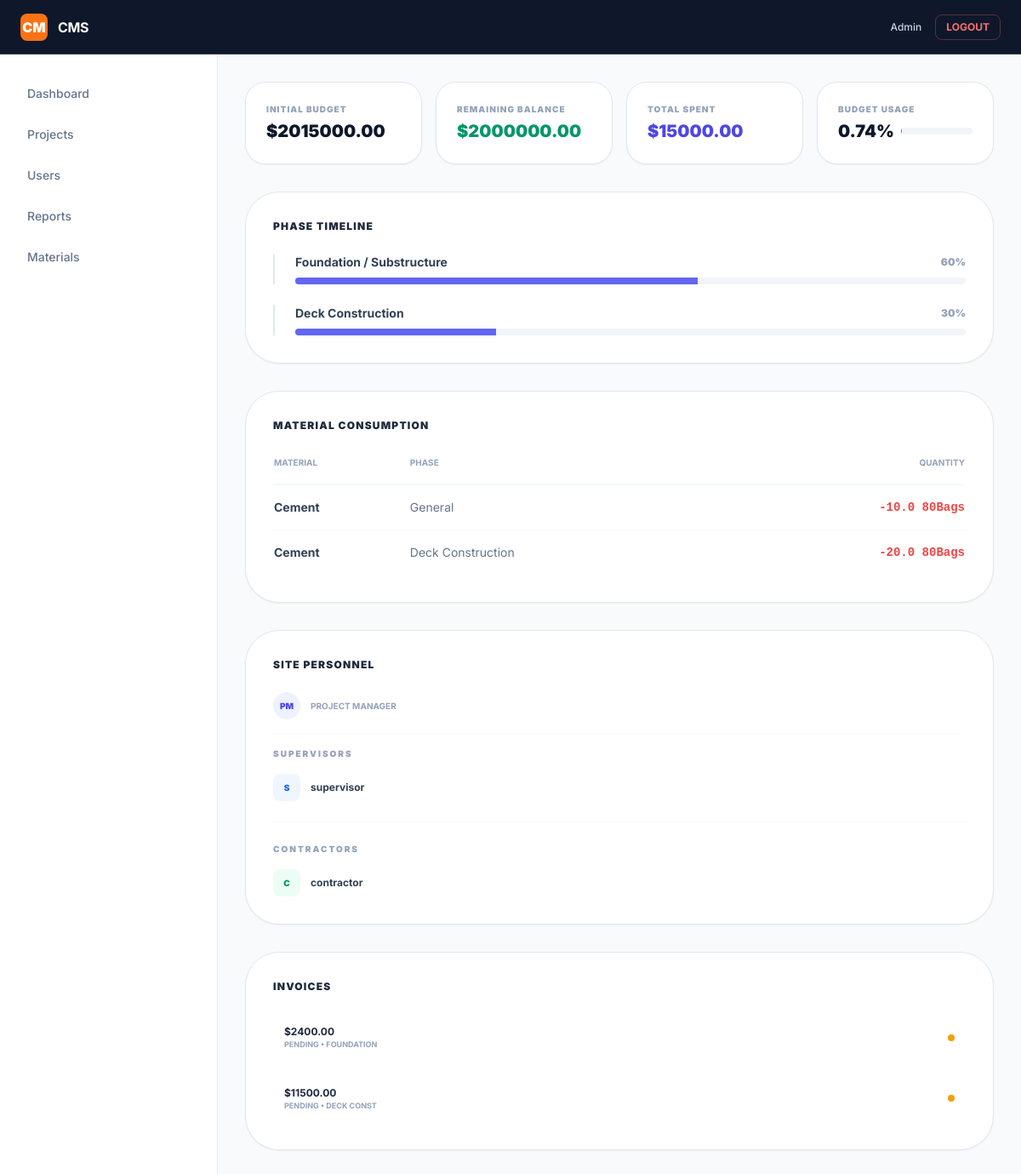
/dashboard/admin-project-detail/1/ (signed in), run on an earlier commit of the app's database.
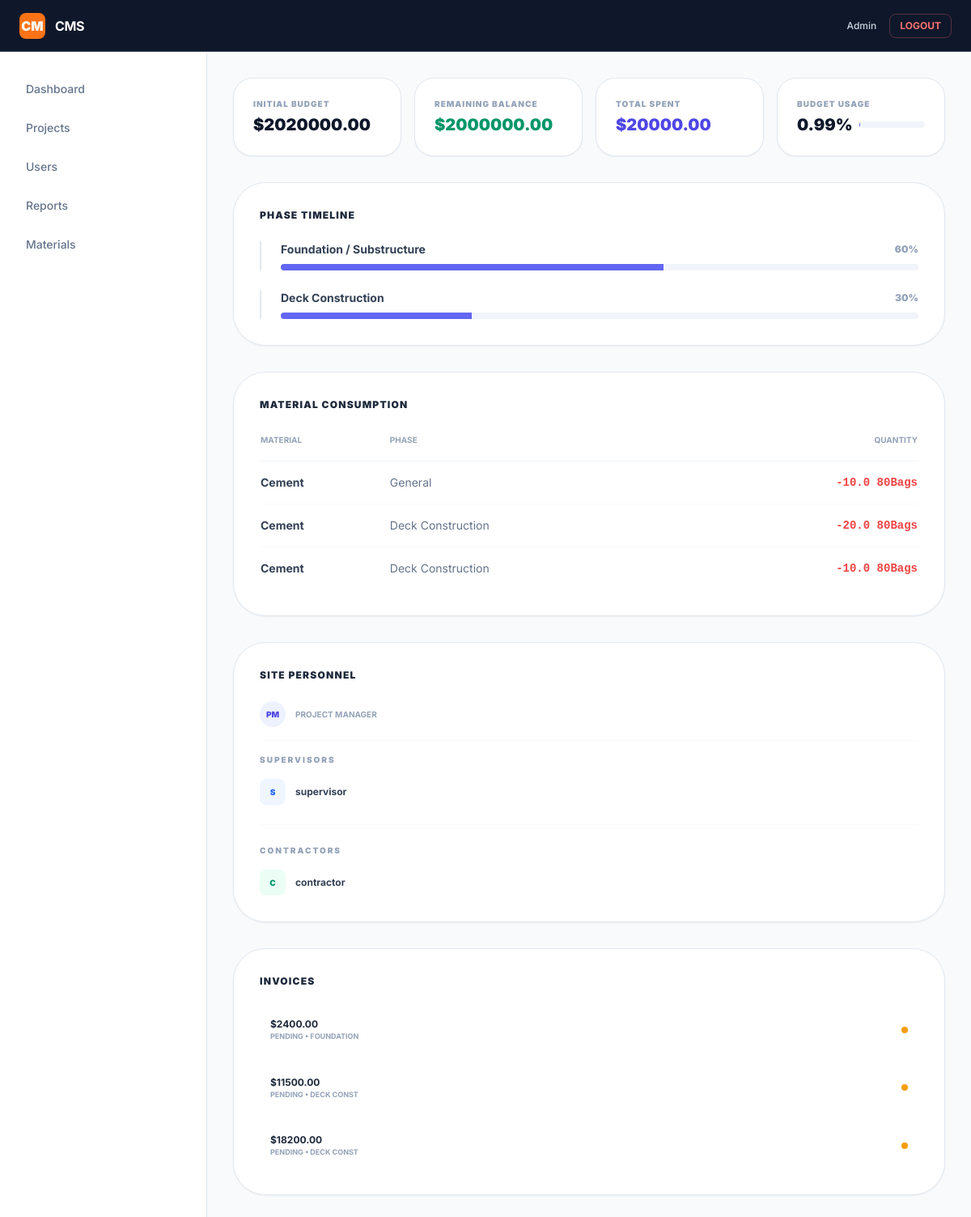
And on a later commit of the database.
### construction/models.py (models this page shows, shortened)
class Project(models.Model):
    name = models.CharField(max_length=200)
    created_by = models.ForeignKey(
        User,
        on_delete=models.SET_NULL,
        null=True,
        related_name='created_projects'
    )
    manager = models.ForeignKey(
        User,
        on_delete=models.PROTECT,
        related_name='managed_projects',
        limit_choices_to={'role__name': 'Project Manager'}
    )
    start_date = models.DateField()
    end_date = models.DateField()
    budget = models.DecimalField(max_digits=15, decimal_places=2)
    is_active = models.BooleanField(default=True)
    created_at = models.DateTimeField(auto_now_add=True)

class ProjectPhase(models.Model):
    project = models.ForeignKey(
        Project,
        on_delete=models.CASCADE,
        related_name='phases'
    )
    phase_name = models.CharField(max_length=100)
    progress = models.PositiveIntegerField(
        default=0,
        validators=[
            MinValueValidator(0),
            MaxValueValidator(100)
        ]
    )
    expected_end = models.DateField()
    actual_end = models.DateField(null=True, blank=True)

class ProjectSupervisor(models.Model):
    project = models.ForeignKey(Project, on_delete=models.CASCADE)
    supervisor = models.ForeignKey(
        User,
        on_delete=models.CASCADE,
        limit_choices_to={'role__name': 'Supervisor'}
    )
    assigned_at = models.DateTimeField(auto_now_add=True)
    class Meta:
        unique_together = ('project', 'supervisor')

### materials/models.py (models this page shows, shortened)
class MaterialUsage(models.Model):
    project = models.ForeignKey(Project, on_delete=models.CASCADE)
    phase = models.ForeignKey(
        ProjectPhase,
        on_delete=models.CASCADE,
        related_name='material_logs',
        null=True,
        blank=True
    )
    material = models.ForeignKey(Material, on_delete=models.CASCADE)
    quantity_used = models.FloatField()
    date = models.DateField(auto_now_add=True)

class Material(models.Model):
    name = models.CharField(max_length=100)
    unit = models.CharField(max_length=20)
    initial_stock = models.FloatField(default=0)
    stock = models.FloatField(default=0)
    cost_per_unit = models.DecimalField(max_digits=12, decimal_places=2)

### accounts/models.py (models this page shows)
class User(AbstractUser):
    role = models.ForeignKey(
        Role,
        on_delete=models.PROTECT,
        null=True,
        blank=True
    )
    created_by = models.ForeignKey(
        'self',
        null=True,
        blank=True,
        on_delete=models.SET_NULL,
        related_name='created_users'
    )
    created_at = models.DateTimeField(auto_now_add=True)

### contractors/models.py (models this page shows, shortened)
class ProjectContractor(models.Model):
    project = models.ForeignKey(Project, on_delete=models.CASCADE)
    contractor = models.ForeignKey(
        User,
        on_delete=models.CASCADE,
        limit_choices_to={'role__name': 'Contractor'}
    )
    assigned_at = models.DateTimeField(auto_now_add=True)
    class Meta:
        unique_together = ('project', 'contractor')

class Invoice(models.Model):
    STATUS_CHOICES = (
        ('PENDING', 'Pending'),
        ('APPROVED', 'Approved'),
        ('PAID', 'Paid'),
    )
    contractor = models.ForeignKey(ProjectContractor, on_delete=models.CASCADE)
    project = models.ForeignKey(Project, on_delete=models.CASCADE)
    phase = models.ForeignKey('construction.ProjectPhase', on_delete=models.CASCADE, related_name='invoices',null=True,blank=True)
    amount = models.DecimalField(max_digits=12, decimal_places=2)
    description = models.TextField(blank=True, null=True)
    created_at = models.DateField(auto_now_add=True)
    status = models.CharField(max_length=20, choices=STATUS_CHOICES, default='PENDING')

### dashboard/views.py (the view)
# urls.py: path('admin-project-detail/<int:project_id>/',views.admin_project_detail,name="admin_project_detail")
@login_required
@user_passes_test(is_admin)
def admin_project_detail(request, project_id):
    project = get_object_or_404(Project.objects.prefetch_related(
        'phases', 'projectsupervisor_set__supervisor', 'projectcontractor_set__contractor'
    ), pk=project_id)
    total_material_cost = MaterialUsage.objects.filter(project=project).aggregate(
        total=Sum(ExpressionWrapper(
            F('quantity_used') * F('material__cost_per_unit'),
            output_field=DecimalField(max_digits=12, decimal_places=2)
        ))
    )['total'] or Decimal('0.00')
    total_paid_cash = Payment.objects.filter(invoice__project=project).aggregate(
        total=Sum('paid_amount')
    )['total'] or Decimal('0.00')
    spent_budget = total_material_cost + total_paid_cash
    initial_budget = project.budget + spent_budget
    budget_percent = 0
    if initial_budget > 0:
        budget_percent = round((float(spent_budget) / float(initial_budget)) * 100, 2)
    context = {
        'project': project,
        'spent_budget': spent_budget,
        'budget_percent': budget_percent,
        'initial_budget': initial_budget, # Add this to context
        'total_material_cost': total_material_cost,
        'total_paid_cash': total_paid_cash,
        'invoices': Invoice.objects.filter(project=project).select_related('contractor', 'phase'),
        'material_usage': MaterialUsage.objects.filter(project=project).select_related('material', 'phase'),
    }
    return render(request, 'dashboard/admin/admin_proj_detail.html', context)

### dashboard/templates/dashboard/admin/admin_proj_detail.html (shortened to what this page needs)
{% extends "dashboard/admin/dashboard.html" %}
{% block content %}
<div class="space-y-8 pb-12">
    <div class="grid grid-cols-1 md:grid-cols-4 gap-4">
        <div class="bg-white p-6 rounded-3xl border border-slate-200 shadow-sm">
            <p class="text-[10px] font-black text-slate-400 uppercase tracking-widest mb-1">Initial Budget</p>
            <p class="text-xl font-black text-slate-900">${{ initial_budget|floatformat:2 }}</p>
        </div>
        <div class="bg-white p-6 rounded-3xl border border-slate-200 shadow-sm">
            <p class="text-[10px] font-black text-slate-400 uppercase tracking-widest mb-1">Remaining Balance</p>
            <p class="text-xl font-black text-emerald-600">${{ project.budget|floatformat:2 }}</p>
        </div>
        <div class="bg-white p-6 rounded-3xl border border-slate-200 shadow-sm">
            <p class="text-[10px] font-black text-slate-400 uppercase tracking-widest mb-1">Total Spent</p>
            <p class="text-xl font-black text-indigo-600">${{ spent_budget|floatformat:2 }}</p>
        </div>
        <div class="bg-white p-6 rounded-3xl border border-slate-200 shadow-sm">
            <p class="text-[10px] font-black text-slate-400 uppercase tracking-widest mb-1">Budget Usage</p>
            <div class="flex items-center gap-2">
                <p class="text-xl font-black text-slate-900">{{ budget_percent }}%</p>
                <div class="flex-1 h-2 bg-slate-100 rounded-full overflow-hidden">
                </div>
            </div>
        </div>
    </div>
    <div class="grid grid-cols-1 xl:grid-cols-3 gap-8">
        <div class="xl:col-span-2 space-y-8">
            <div class="bg-white border border-slate-200 rounded-[2.5rem] p-8 shadow-sm">
                <h4 class="font-black text-slate-800 uppercase text-xs tracking-widest mb-6">Phase Timeline</h4>
                <div class="space-y-6">
                    {% for phase in project.phases.all %}
                    <div class="relative pl-6 border-l-2 {% if phase.progress == 100 %}border-emerald-500{% else %}border-slate-200{% endif %}">
                        <div class="flex justify-between items-center mb-2">
                            <span class="text-sm font-bold text-slate-700">{{ phase.phase_name }}</span>
                            <span class="text-xs font-black {% if phase.progress == 100 %}text-emerald-500{% else %}text-slate-400{% endif %}">{{ phase.progress }}%</span>
                        </div>
                        <div class="h-2 bg-slate-100 rounded-full overflow-hidden">
                            <div class="h-full {% if phase.progress == 100 %}bg-emerald-500{% else %}bg-indigo-500{% endif %}" style="width: {{ phase.progress }}%"></div>
                        </div>
                    </div>
                    {% endfor %}
                </div>
            </div>
            <div class="bg-white border border-slate-200 rounded-[2.5rem] p-8 shadow-sm overflow-hidden">
                <h4 class="font-black text-slate-800 uppercase text-xs tracking-widest mb-6">Material Consumption</h4>
                <table class="w-full text-left text-sm">
                    <thead>
                        <tr class="text-[10px] text-slate-400 uppercase font-black border-b border-slate-100">
                            <th class="pb-4">Material</th>
                            <th class="pb-4">Phase</th>
                            <th class="pb-4 text-right">Quantity</th>
                        </tr>
                    </thead>
                    <tbody class="divide-y divide-slate-50">
                        {% for usage in material_usage %}
                        <tr class="hover:bg-slate-50 transition">
                            <td class="py-4 font-bold text-slate-700">{{ usage.material.name }}</td>
                            <td class="py-4 text-slate-500">{{ usage.phase.phase_name|default:"General" }}</td>
                            <td class="py-4 text-right font-mono text-red-500 font-bold">-{{ usage.quantity_used }} {{ usage.material.unit }}</td>
                        </tr>
                        {% endfor %}
                    </tbody>
                </table>
            </div>
        </div>
        <div class="space-y-8">
            <div class="bg-white border border-slate-200 rounded-[2.5rem] p-8 shadow-sm">
                <h4 class="font-black text-slate-800 uppercase text-xs tracking-widest mb-6">Site Personnel</h4>
                <div class="space-y-4">
                    <div class="flex items-center gap-3">
                        <div class="w-8 h-8 bg-indigo-50 text-indigo-600 rounded-full flex items-center justify-center text-[10px] font-black">PM</div>
                        <div>
                            <p class="text-[10px] text-slate-400 font-bold uppercase">Project Manager</p>
                        </div>
                    </div>
                    <hr class="border-slate-50">
                    <div class="space-y-6">
                        <div>
                            <p class="text-[10px] font-black text-slate-400 uppercase tracking-[0.2em] mb-4">Supervisors</p>
                            <div class="space-y-3">
                                {% for ps in project.projectsupervisor_set.all %}
                                <div class="flex items-center gap-3">
                                    <div class="w-8 h-8 bg-blue-50 text-blue-600 rounded-lg flex items-center justify-center text-[10px] font-black">S</div>
                                    <p class="text-xs font-bold text-slate-700">{{ ps.supervisor.get_full_name|default:ps.supervisor.username }}</p>
                                </div>
                                {% empty %}
                                <p class="text-xs text-slate-400 italic pl-1">No supervisors assigned</p>
                                {% endfor %}
                            </div>
                        </div>
                        <hr class="border-slate-50">
                        <div>
                            <p class="text-[10px] font-black text-slate-400 uppercase tracking-[0.2em] mb-4">Contractors</p>
                            <div class="space-y-3">
                                {% for pc in project.projectcontractor_set.all %}
                                <div class="flex items-center gap-3">
                                    <div class="w-8 h-8 bg-emerald-50 text-emerald-600 rounded-lg flex items-center justify-center text-[10px] font-black">C</div>
                                    <p class="text-xs font-bold text-slate-700">{{ pc.contractor.get_full_name|default:pc.contractor.username }}</p>
                                </div>
                                {% empty %}
                                <p class="text-xs text-slate-400 italic pl-1">No contractors assigned</p>
                                {% endfor %}
                            </div>
                        </div>
                    </div>
                </div>
            </div>
            <div class="bg-white border border-slate-200 rounded-[2.5rem] p-8 shadow-sm">
                <h4 class="font-black text-slate-800 uppercase text-xs tracking-widest mb-6">Invoices</h4>
                <div class="space-y-4">
                    {% for inv in invoices %}
                    <div class="flex justify-between items-center p-3 rounded-2xl hover:bg-slate-50 transition border border-transparent hover:border-slate-100">
                        <div>
                            <p class="text-xs font-bold text-slate-800">${{ inv.amount }}</p>
                            <p class="text-[9px] text-slate-400 font-bold uppercase">{{ inv.status }} • {{ inv.phase.phase_name|slice:":10" }}</p>
                        </div>
                        <span class="w-2 h-2 rounded-full {% if inv.status == 'PAID' %}bg-emerald-500{% elif inv.status == 'APPROVED' %}bg-blue-500{% else %}bg-amber-500{% endif %}"></span>
                    </div>
                    {% endfor %}
                </div>
            </div>
        </div>
    </div>
</div>
{% endblock %}

What changed in the data, as far as the page shows it:
added MaterialUsage: material.name "Cement", phase.phase_name "Deck Construction", quantity_used "10.0", material.unit "80Bags"
added Invoice: amount "18200.00", status "PENDING", phase.phase_name "DECK CONST"
Also different on the page:
{{ initial_budget|floatformat:2 }}: "2015000.00" → "2020000.00"
{{ spent_budget|floatformat:2 }}: "15000.00" → "20000.00"
{{ budget_percent }}: "0.74" → "0.99"
